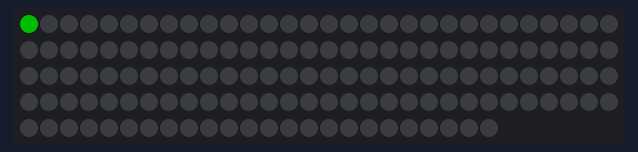
Bench run of a program on a simulated CircuitPython board. On the bench: 144 RGB LEDs in strip order, left to right, continuing on the next row. Dim RGB values are drawn brighter than linear.

Above: at 0.16 s.
At 1.69 s:
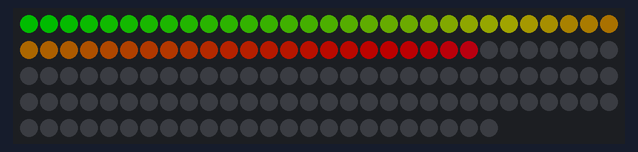
At 2.61 s:
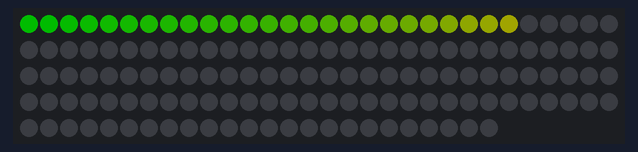
At 3.22 s:
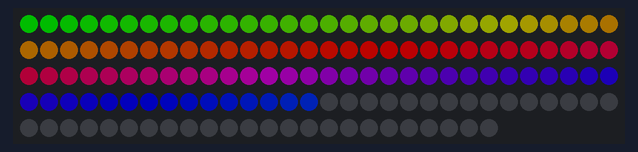
At 5.67 s:
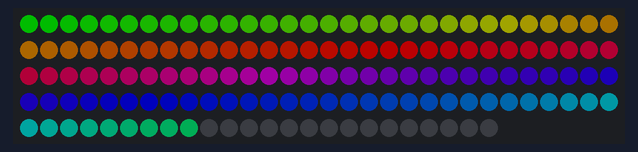
At 12.1 s:
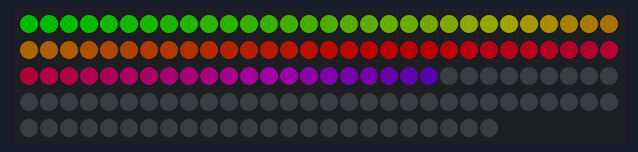

The program:

rainbow.py
```python
import config as cfg
import neopixel
import time
pixels = neopixel.NeoPixel(cfg.GPIO_BOARD, cfg.TOTAL_LEDS, brightness=cfg.BRIGHTNESS)
def wheel(pos):
    # Input a value 0 to 255 to get a color value.
    # The colours are a transition r - g - b - back to r.
    if pos < 0 or pos > 255:
        r = g = b = 0
    elif pos < 85:
        r = int(pos * 3)
        g = int(255 - pos * 3)
        b = 0
    elif pos < 170:
        pos -= 85
        r = int(255 - pos * 3)
        g = 0
        b = int(pos * 3)
    else:
        pos -= 170
        r = 0
        g = int(pos * 3)
        b = int(255 - pos * 3)
    return (r, g, b) if cfg.ORDER in (neopixel.RGB, neopixel.GRB) else (r, g, b, 0)

def rainbow_cycle(wait, speed=0.001):
    for j in range(255):
        for i in range(cfg.TOTAL_LEDS):
            pixel_index = (i * 256 // cfg.TOTAL_LEDS) + j
            pixels[i] = wheel(pixel_index & 255)
            time.sleep(speed)
        pixels.show()
        time.sleep(wait)
        return


while True:
    rainbow_cycle(0.01)
    pixels.fill((0,0,0))
    pixels.show()
    
```

config.py
```python
import board
import neopixel

TOTAL_LEDS = 144
GPIO_BOARD = board.D18
BRIGHTNESS = 0.3
ORDER = neopixel.GRB
```

Measured:
- by itself, everything shown: repeats every 11.3 s, in 37 steps
